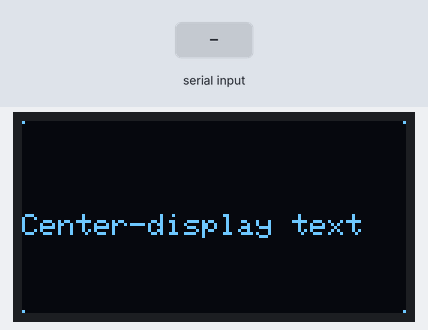
A sketch run on a simulated Arduino Uno, built with avr-gcc and run on an emulated ATmega328P. On the bench: 128×64 one-colour display. Inputs (shaded band) come from the test bench. What the sketch prints to the serial monitor is not drawn.

Above: at 1.2 s.
1.3 s: "30,150\n" received over Serial
At 2.1 s:
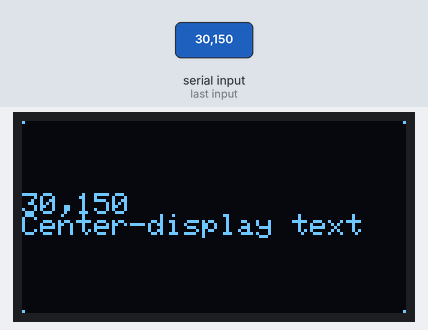
2.8 s: "C90\n" received over Serial
At 3.3 s:
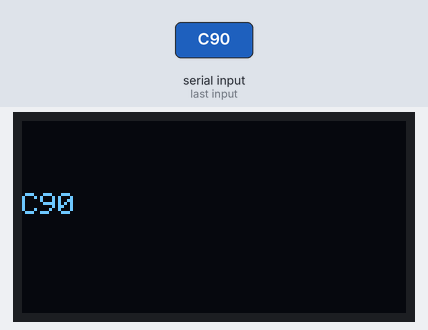
4.3 s: "C,45\n" received over Serial
At 5.5 s:
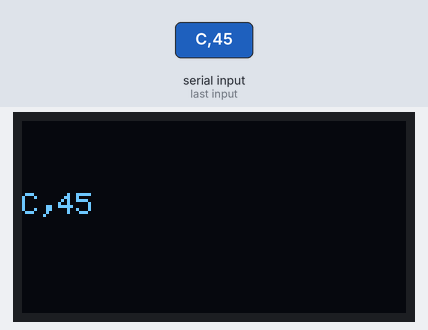
5.8 s: "c90\n" received over Serial
At 6.9 s:
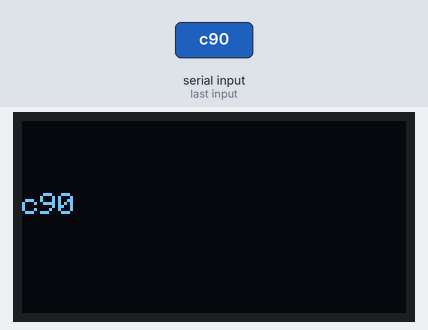
7.3 s: "c,45\n" received over Serial
At 7.9 s:
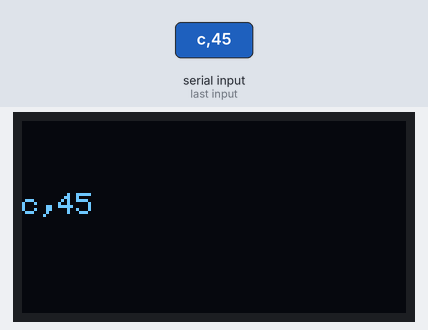
8.8 s: "30,150\n" received over Serial
At 9.2 s:
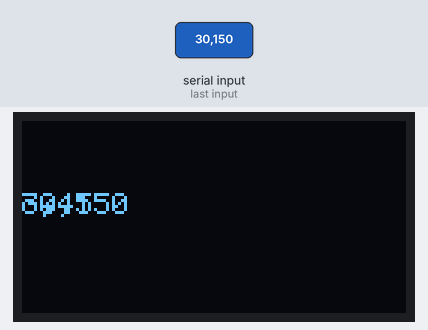
Timing chart, 0 to 11.3 s (numbered marks = the images above; inputs shaded):
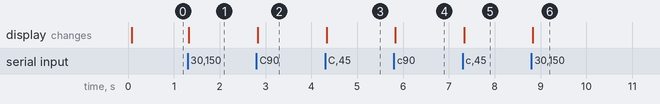

Measured:
- after the input at 1.3 s, the display: changes at once (image 1)
- after the input at 2.8 s, the display: changes at once (image 2)
- after the input at 4.3 s, the display: changes at once (image 3)
- after the input at 5.8 s, the display: changes at once (image 4)
- after the input at 7.3 s, the display: changes at once (image 5)
- after the input at 8.8 s, the display: changes at once (image 6)

The sketch:

sketch_Text_serial_oled_joy_Mar9.ino
```cpp
/* Code from a tutorial on using the OLED screen and another one on using the joystick. Modified to not busyloop using this tutorial:
https://learn.adafruit.com/multi-tasking-the-arduino-part-1/using-millis-for-timing
*/


#include <SPI.h>
#include <Wire.h>
#include <Adafruit_SSD1306.h>
#include <Adafruit_GFX.h>

// OLED display TWI address
#define OLED_ADDR   0x3C

Adafruit_SSD1306 display(-1);

#if (SSD1306_LCDHEIGHT != 64)
#error("Height incorrect, please fix Adafruit_SSD1306.h!");
#endif

/*
// JOYSTICK DATA
const int joyPin1 = 0;
const int joyPin2 = 1;
int joyValue1 = 0;
int joyValue2 = 0;
unsigned long lastJoyRead = 0;
const int joyReadWait = 50; // need to wait between the readings of the X and Y potentiometers. This gives us effectively 20FPS on the controls
unsigned long lastJoySerialUpdate = 0;
const int joySerialUpdateInterval = 2000; //send the state of the X and Y knob once a second
*/

// SCREEN DATA
int CLEAR_DISPLAY = 0;
int LINE_SELECT = 0; //can be (n*8) for n from 0 to 7
int previousScreenUpdateMillis = 0;
// For 60 FPS we want about an 18ms wait. Choose whatever lowest FPS is smoothest to reduce power usage.
const int screenUpdateWait = 18;

// GETTING TEXT DATA
const int CHARS_PER_OLED_LINE = 21;
const int textUpdateIntervalMillis = 1000;
unsigned long previousSerialTextReceivedMillis = 0;
char serialReceivedTextLine[32]; //Accept 32 bytes at a time - essentially fixed width transmissions


//SETUP
void setup() {
  // initialize serial for debug values
  Serial.begin(38400);

  // initialize and clear display
  display.begin(SSD1306_SWITCHCAPVCC, OLED_ADDR);
  display.clearDisplay();
  display.display();


  // display a pixel in each corner of the screen
  display.drawPixel(0, 0, WHITE);
  display.drawPixel(127, 0, WHITE);
  display.drawPixel(0, 63, WHITE);
  display.drawPixel(127, 63, WHITE);

  //Just some constant text to tell the screen is on
  //setCursor takes (X, Y)
  display.setCursor(0, 31);
  display.setTextColor(WHITE);
  display.setTextSize(1);
  display.print("Center-display text");

/*
  // Title text
  display.setCursor(8, 0);
  display.setTextColor(WHITE);
  display.setTextSize(1);
  display.print("Joystick+screen demo");
  display.display();
*/

  display.display();

}

void loop() {
  // put your main code here, to run repeatedly:

  // Timer for state machines to compare with
  unsigned long currentMillis = millis();


  //START OF SERIAL TEXT RECEIVING CODE
  // =============================================
  // Only check for new text at a certain interval, but try to get a full lines worth at that point
  if( currentMillis - previousSerialTextReceivedMillis > textUpdateIntervalMillis)
  {
    int i = 0; //outside loop scope so that we can add the NUL to the chararray
    int chars_available = Serial.available(); // read how many chars are available now and stick to the given number, in case more text arrives while running this code
    char curByte = 0;

    int lineSelect = 0;

    if( chars_available > 0)
    // Need at least one char ready to read
    {
      //get as many chars as will fit on one line, and also only grab chars as they are available
      for(i; (i < CHARS_PER_OLED_LINE) && chars_available > 0 ; i++)
      {
          //https://www.arduino.cc/en/Serial/Read
          curByte = Serial.read();
          //Newlines mean end of line
          if( curByte == '\n')
          {
            serialReceivedTextLine[i] = 0;
            break;
          }
          //otherwise load the byte into the string
          serialReceivedTextLine[i] = curByte;
      }
      serialReceivedTextLine[i+1] = 0;

      //debug - send back received text
      Serial.println();
      Serial.println(serialReceivedTextLine);
      //Important: Keep track that we just checked the serialbus for text!
      previousSerialTextReceivedMillis = currentMillis;
    }
    //Otherwise just leaves received text line as it was
    //Or, set the first char to 0 to set the line back to blank!
    else
    {
      serialReceivedTextLine[0] = 0;
    }
    //Subsection of RECEIVING code so that it runs on the same timer
    //START OF SERIAL TEXT PARSING CODE
    //==============================================
    //https://www.arduino.cc/en/Tutorial/CharacterAnalysis

    int commandValue = serialReceivedTextLine[0];
    if( isDigit(commandValue) )
    {
       LINE_SELECT = (commandValue - '0')*8;
    }

    //'C'lear, however we want to unset this if we have not received a Clear command!
    if( commandValue == 'C' || commandValue == 'c' )
    {
       CLEAR_DISPLAY = 1;
    }
    else
    {
       CLEAR_DISPLAY = 0;
    }


      //END OF SERIAL TEXT PARSING CODE
      //==============================================

  }

  //END OF SERIAL TEXT RECEIVING CODE
  //==============================================


  //START DISPLAY CODE
  //==============================================
  //Display code - depends on joystick
  if( currentMillis - previousScreenUpdateMillis > screenUpdateWait )
  {
    previousScreenUpdateMillis = currentMillis;
    //Put our base down
    if( CLEAR_DISPLAY )
    {
      display.clearDisplay();
    }


    //Put the received text on the given line
    display.setCursor(0, LINE_SELECT);
    display.setTextColor(WHITE);
    display.setTextSize(1);
    display.print(serialReceivedTextLine);

    display.display();
  }

  //END OF DISPLAY CODE
  //============================================
}
```
